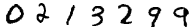
#> input picture synthetic_digits/0213299.png, 196 x 28 px; its folder holds only this picture in this run
$ python preprocess_augmentation.py
#> lines starting #> are read from the running program, lines starting #| are printed output that depends on the picture
# Acknowledgement from: https://github.com/dredwardhyde/crnn-ctc-loss-pytorch/blob/main/mnist_sequence_recognition.py
import cv2
import numpy as np
import random
import csv
import os

# Preprocessing Function
def preprocess(image, imgSize):
    """
    Resize, transpose, and normalize the image to match MNIST-like expectations.
    """
    widthTarget, heightTarget = imgSize
    height, width = image.shape
    # Scaling factor to maintain aspect ratio
    factor = max(width / widthTarget, height / heightTarget)
    newSize = (int(width / factor), int(height / factor))
    # Resize the image while maintaining aspect ratio
    image = cv2.resize(image, newSize, interpolation=cv2.INTER_AREA)
    # Center the resized image in a white canvas
    target = np.ones((heightTarget, widthTarget), dtype='uint8') * 255
    start_x = (widthTarget - newSize[0]) // 2
    start_y = (heightTarget - newSize[1]) // 2
    target[start_y:start_y + newSize[1], start_x:start_x + newSize[0]] = image
    # Normalize the image to MNIST-like format
    target = (255 - target)  # Invert colors (MNIST is white on black)
    return target

# Data Augmentation
def augmentation(image):
    """
    Add realistic noise, blobs, and distortions.
    """
    height, width = image.shape
    num_blob = max(1, int(random.gauss(5, 2)))  # Fewer blobs for realism
    for _ in range(num_blob):
        x = random.randint(0, width - 1)
        y = random.randint(0, height - 1)
        radius = random.randint(1, 2)  # Smaller blobs
        cv2.circle(image, (x, y), radius=radius, color=(0), thickness=-1)
    # Random erosion or dilation
    kernel = np.ones((2, 2), np.uint8)
    if random.random() > 0.5:
        image = cv2.erode(image, kernel, iterations=1)
    else:
        image = cv2.dilate(image, kernel, iterations=1)
    return image

# Directory to save synthetic digit images
input_dir = '../synthetic_digits/'
output_dir = '../processed_digits/'
os.makedirs(output_dir, exist_ok=True)

# Initialize CSV file
csv_file_path = os.path.join(output_dir, 'aug_digit_data.csv')
header = ['label', 'image']
with open(csv_file_path, 'w', encoding='utf-8') as f:
    writer = csv.writer(f)
    writer.writerow(header)

# Load images and labels
images = []
labels = []
for file_name in os.listdir(input_dir):
    if file_name.endswith('.png'):
        # Read image
        image_path = os.path.join(input_dir, file_name)
        image = cv2.imread(image_path, cv2.IMREAD_GRAYSCALE)  # Read as grayscale
#> image is the input picture: shape (28, 196); min 0, max 255, mean 222.2
        # Extract label from file name (e.g., "1234567.png" -> "1234567")
        label = os.path.splitext(file_name)[0]
        images.append(image)
        labels.append(label)
# Image size for preprocessing
imgSize = (128, 32)

# Save Flattened Data and Labels
for i, image in enumerate(images):
    label = labels[i]  # Label as string
    image = 255 - image  # Invert the image
    image = augmentation(image)
    processed_image = preprocess(image, imgSize)
    # Save processed image
    file_name = f"{label}.png"
    file_path = os.path.join(output_dir, file_name)
    cv2.imwrite(file_path, processed_image)
    # Flatten and save in CSV
    flattened_image = processed_image.flatten()
    flattened_image_str = " ".join(map(str, flattened_image))
    with open(csv_file_path, 'a', encoding='utf-8') as f:
        writer = csv.writer(f)
        writer.writerow([label, flattened_image_str])
#> this loop made 1 pass
#> (label, num_blob in augmentation, kernel in augmentation, widthTarget in preprocess, heightTarget in preprocess, factor in preprocess) on pass 1: ('0213299', 6, [[1, 1], [1, 1]], 128, 32, 1.53)
#> pass 1, `image = 255 - image`:
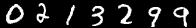
#> image: shape (28, 196); min 0, max 255, mean 32.8
#> pass 1, in augmentation, `image = cv2.erode(image, kernel, iterations=1)`:
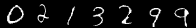
#> image: shape (28, 196); min 0, max 255, mean 16.8
#> pass 1, in preprocess, `target = (255 - target)`:
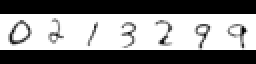
#> target: shape (32, 128) (shown 2 times larger); min 0, max 255, mean 134
print(f"Data preparation completed. Processed images saved to {output_dir} and CSV file at {csv_file_path}.")
#| Data preparation completed. Processed images saved to ../processed_digits/ and CSV file at ../processed_digits/aug_digit_data.csv.

$ run again, on synthetic_digits/0651746.png
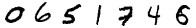
#> input picture synthetic_digits/0651746.png, 196 x 28 px
#> image is the input picture: shape (28, 196); min 0, max 255, mean 221.4
#> the loop `for i, image in enumerate(images):` made 1 pass
#> (label, num_blob in augmentation, kernel in augmentation, widthTarget in preprocess, heightTarget in preprocess, factor in preprocess) on pass 1: ('0651746', 6, [[1, 1], [1, 1]], 128, 32, 1.53)
#> pass 1, in augmentation, `image = cv2.erode(image, kernel, iterations=1)`:
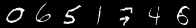
#> image: shape (28, 196); min 0, max 253, mean 17
#> pass 1, in preprocess, `target = (255 - target)`:
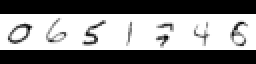
#> target: shape (32, 128) (shown 2 times larger); min 0, max 255, mean 133.9
#| Data preparation completed. Processed images saved to ../processed_digits/ and CSV file at ../processed_digits/aug_digit_data.csv.

$ run again, on synthetic_digits/0688475.png
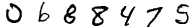
#> input picture synthetic_digits/0688475.png, 196 x 28 px
#> image is the input picture: shape (28, 196); min 0, max 255, mean 223.6
#> the loop `for i, image in enumerate(images):` made 1 pass
#> (label, num_blob in augmentation, kernel in augmentation, widthTarget in preprocess, heightTarget in preprocess, factor in preprocess) on pass 1: ('0688475', 6, [[1, 1], [1, 1]], 128, 32, 1.53)
#> pass 1, in augmentation, `image = cv2.erode(image, kernel, iterations=1)`:
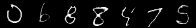
#> image: shape (28, 196); min 0, max 255, mean 13.3
#> pass 1, in preprocess, `target = (255 - target)`:
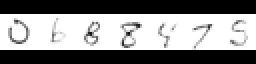
#> target: shape (32, 128) (shown 2 times larger); min 0, max 255, mean 135.9
#| Data preparation completed. Processed images saved to ../processed_digits/ and CSV file at ../processed_digits/aug_digit_data.csv.

$ run again, on synthetic_digits/0764764.png
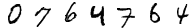
#> input picture synthetic_digits/0764764.png, 196 x 28 px
#> image is the input picture: shape (28, 196); min 0, max 255, mean 228.4
#> the loop `for i, image in enumerate(images):` made 1 pass
#> (label, num_blob in augmentation, kernel in augmentation, widthTarget in preprocess, heightTarget in preprocess, factor in preprocess) on pass 1: ('0764764', 6, [[1, 1], [1, 1]], 128, 32, 1.53)
#> pass 1, in augmentation, `image = cv2.erode(image, kernel, iterations=1)`:
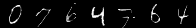
#> image: shape (28, 196); min 0, max 254, mean 10.9
#> pass 1, in preprocess, `target = (255 - target)`:
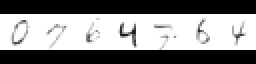
#> target: shape (32, 128) (shown 2 times larger); min 0, max 255, mean 137.3
#| Data preparation completed. Processed images saved to ../processed_digits/ and CSV file at ../processed_digits/aug_digit_data.csv.

$ run again, on synthetic_digits/0271901.png
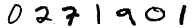
#> input picture synthetic_digits/0271901.png, 196 x 28 px
#> image is the input picture: shape (28, 196); min 0, max 255, mean 221.7
#> the loop `for i, image in enumerate(images):` made 1 pass
#> (label, num_blob in augmentation, kernel in augmentation, widthTarget in preprocess, heightTarget in preprocess, factor in preprocess) on pass 1: ('0271901', 6, [[1, 1], [1, 1]], 128, 32, 1.53)
#> pass 1, in augmentation, `image = cv2.erode(image, kernel, iterations=1)`:
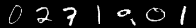
#> image: shape (28, 196); min 0, max 253, mean 17.8
#> pass 1, in preprocess, `target = (255 - target)`:
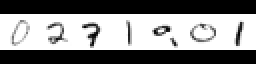
#> target: shape (32, 128) (shown 2 times larger); min 0, max 255, mean 133.4
#| Data preparation completed. Processed images saved to ../processed_digits/ and CSV file at ../processed_digits/aug_digit_data.csv.
